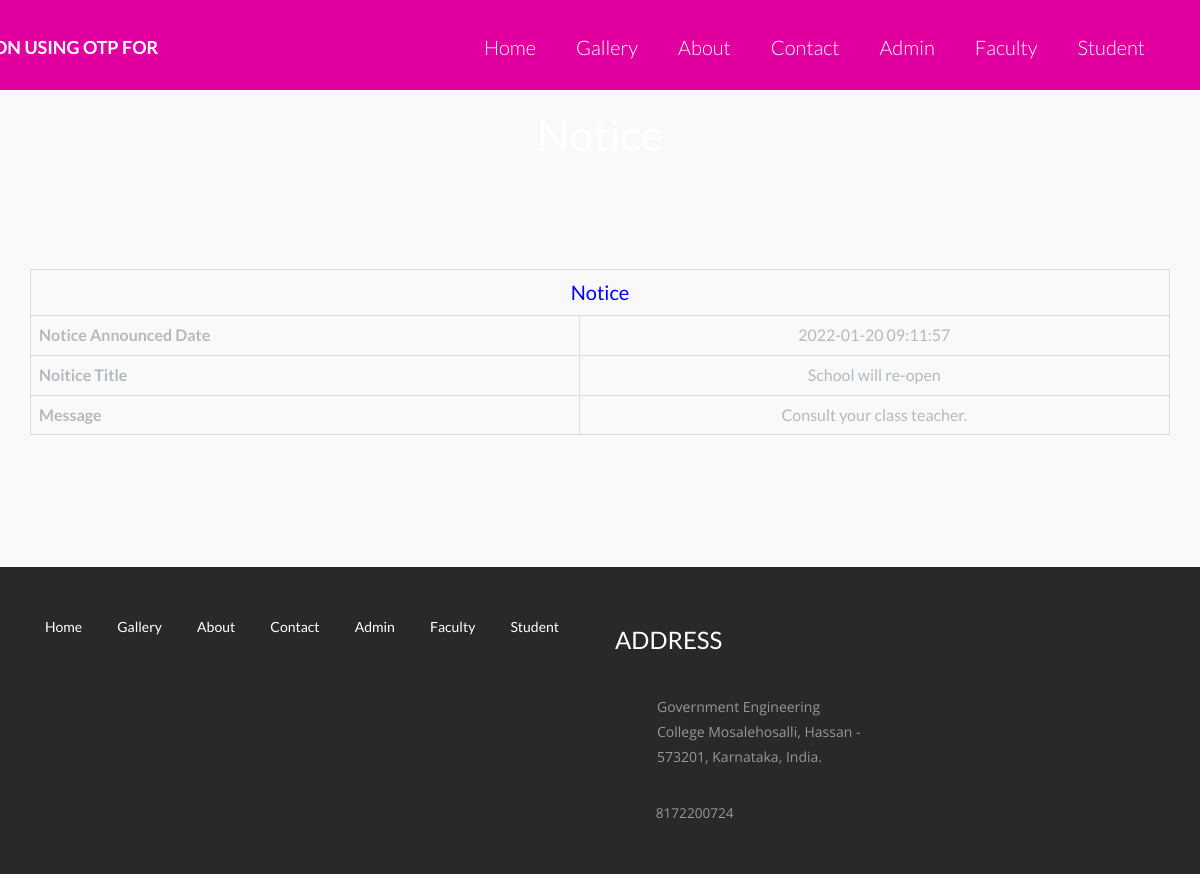
Screenshot of /view-public-notice.php?viewid=1 with the database file from the repository.
### tables this page shows
CREATE TABLE IF NOT EXISTS `tblpublicnotice` (
  `ID` int NOT NULL AUTO_INCREMENT,
  `NoticeTitle` varchar(200) DEFAULT NULL,
  `NoticeMessage` mediumtext,
  `CreationDate` timestamp NULL DEFAULT CURRENT_TIMESTAMP,
  PRIMARY KEY (`ID`)
);

CREATE TABLE IF NOT EXISTS `tblpage` (
  `ID` int NOT NULL AUTO_INCREMENT,
  `PageType` varchar(200) DEFAULT NULL,
  `PageTitle` mediumtext,
  `PageDescription` mediumtext,
  `Email` varchar(200) DEFAULT NULL,
  `MobileNumber` bigint DEFAULT NULL,
  `UpdationDate` date DEFAULT NULL,
  PRIMARY KEY (`ID`)
);

### view-public-notice.php (the view, shortened to what this page needs)
<?php
include('includes/dbconnection.php');
?>
<!doctype html>
<html>
<head>
<link href="css/bootstrap.css" rel="stylesheet" type="text/css" media="all">
<link href="css/style.css" rel="stylesheet" type="text/css"/>
<link rel="stylesheet" type="text/css" href="css/default.css" />
<link rel="stylesheet" type="text/css" href="css/component.css" />
</head>
	<body>
<?php include_once('includes/header.php');?>
<div class="banner banner5">
	<div class="container">
	<h2>Notice</h2>
	</div>
</div>
<div class="welcome">
	<div class="container">
		<table border="1" class="table table-bordered mg-b-0">
                      <?php
$vid=$_GET['viewid'];
$sql="SELECT * from tblpublicnotice where ID=:vid";
$query = $dbh -> prepare($sql);
$query->bindParam(':vid',$vid,PDO::PARAM_STR);
$query->execute();
$results=$query->fetchAll(PDO::FETCH_OBJ);
$cnt=1;
if($query->rowCount() > 0)
{
foreach($results as $row)
{               ?>
 <tr align="center" class="table-warning">
<td colspan="4" style="font-size:20px;color:blue">
 Notice</td></tr>
<tr class="table-info">
    <th>Notice Announced Date</th>
    <td><?php  echo $row->CreationDate;?></td>
  </tr>
    <tr class="table-info">
    <th>Noitice Title</th>
    <td><?php  echo $row->NoticeTitle;?></td>
  </tr>
  <tr class="table-info">
     <th>Message</th>
    <td><?php  echo $row->NoticeMessage;?></td>
  </tr>
  <?php $cnt=$cnt+1;}} ?>
</table>
	</div>
</div>
<?php include_once('includes/footer.php');?>
	</body>
</html>

### includes/header.php (shortened to what this page needs)
    <div class="header" id="home">
      <nav class="navbar navbar-default">
        <div class="container">
          <div class="navbar-header">
          <a class="navbar-brand" href="index.php" style="margin-left: -100%; "><h4><b>ID AUTHENICATION USING OTP FOR LIBRARY</b></h4></a>
          </div>
            <div class="collapse navbar-collapse" id="bs-example-navbar-collapse-2">
              <ul class="nav navbar-nav navbar-right margin-top cl-effect-2">
                <li><a href="index.php"><span data-hover="Home">Home</span></a></li>
                <li><a href="gallery.php"><span data-hover="gallery">Gallery</span></a></li>
                <li><a href="about.php"><span data-hover="About">About</span></a></li>
                <li><a href="contact.php"><span data-hover="Contact">Contact</span></a></li>
                <li><a href="admin/login.php"><span data-hover="admin">Admin</span></a></li>
                <li><a href="faculty/login.php"><span data-hover="faculty">Faculty</span></a></li>
                <li><a href="user/login.php"><span data-hover="Shortcodes">Student</span></a></li>
              </ul>
              <div class="clearfix"> </div>
            </div>
      </nav>
</div>

### includes/footer.php (shortened to what this page needs)
<div class="footer">
    <div class="container">
      <div class="col-md-6 footer-left">
        <ul>
          <li><a href="index.php">Home</a></li>
          <li><a href="gallery.php">Gallery</a></li>
          <li><a href="about.php">About</a></li>
          <li><a href="contact.php">Contact</a></li>
          <li><a href="admin/login.php">Admin</a></li>
          <li><a href="faculty/login.php">Faculty</a></li>
          <li><a href="user/login.php">Student</a></li>
        </ul>
      </div>
      <div class="col-md-3 footer-middle">
        <?php
$sql="SELECT * from tblpage where PageType='contactus'";
$query = $dbh -> prepare($sql);
$query->execute();
$results=$query->fetchAll(PDO::FETCH_OBJ);
$cnt=1;
if($query->rowCount() > 0)
{
foreach($results as $row)
{               ?>
        <h3>Address</h3>
        <div class="address">
        <a href="https://www.google.com/maps/place/Government+Engineering+college+Mosalehosalli/@12.883897,76.166888,15z/data=!4m6!3m5!1s0x3ba541118b53bce3:0xfce268fbdd872cb!8m2!3d12.8838973!4d76.1668882!16s%2Fg%2F11n09w0jcq?hl=en">  <p ><?php  echo htmlentities($row->PageDescription);?>
          </p></a>
        </div>
        <div class="phone">
          <p><?php  echo htmlentities($row->MobileNumber);?></p>
        </div>
      <?php $cnt=$cnt+1;}} ?></div>
      <div class="clearfix"> </div>
    </div>
  </div>

### css/style.css (style rules this page uses)
html, body { font-family: 'Open Sans', sans-serif; font-size: 100%; background: #FFf; }
body a { transition:0.5s all; -webkit-transition:0.5s all; -moz-transition:0.5s all; -o-transition:0.5s all; -ms-transition:0.5s all; }
h1,h2,h3,h4,h5,h6 { margin:0; }
p { margin:0; font-family: 'Open Sans', sans-serif; }
ul { margin:0; padding:0; }
.navbar-header { width: 17%; float: left; }
.header { background-color: #E1009F; border: none; padding: .6em 0em 1.8em; margin: 0; border-radius: 0; }
.navbar-default .navbar-nav > li > a { color: #fff !important; }
.navbar { min-height: 0 !important; margin-bottom: 0 !important; }
.navbar-default { background-color: #E1009F !important; border-color: #E1009F !important; }
.navbar-header a.navbar-brand { color: #fff; font-size: 3em; font-weight: 100; margin-bottom: 0; }
.navbar-nav>li>a { padding-top: 26px !important; padding-bottom: 0 !important; font-size: 20px; font-weight: 300; }
ul.nav.navbar-nav.navbar-right.margin-top { margin-top: 0px; padding:0; }
ul.nav.navbar-nav.navbar-right.margin-top li { margin:0px 10px 0px 0px; padding:0px 0px 0px 0px; }
.cl-effect-2 a { -webkit-perspective: 1000px; -moz-perspective: 1000px; perspective: 1000px; }
.banner { background:url(images/i15.jpg); background-size:cover; min-height:650px; padding-top:0em !important; text-align:center; }
ul.nav.navbar-nav.navbar-right.margin-top > li > a:before { position: absolute; content: ""; height: 50%; background: #2793FD; right: 0; width: 0%; top: 18px; z-index: -1; -webkit-transition: all 0.6s ease; -moz-transition: all 0.6s ease; -o-transition: all 0.6s ease; transition: all 0.6s ease; }
ul.nav.navbar-nav.navbar-right.margin-top > li > a:after { position: absolute; content: ""; height: 50%; background: #2793FD; right: 0; width: 0%; bottom: -8px; z-index: -1; -webkit-transition: all 0.4s ease; -moz-transition: all 0.4s ease; -o-transition: all 0.4s ease; transition: all 0.4s ease; }
.welcome { padding: 6em 0 7em; text-align: center; }
.footer { padding:3em 0; background:#292929; }
.footer-left ul { padding:0; margin:0; }
.footer-left ul li { display:inline-block; margin:0 1em; }
.footer-left ul li:nth-child(1) { margin-left:0; }
.footer-left ul li a { color:#FFF; font-size:14px; }
.footer-middle h3 { color: #FFFFFF; font-size: 1.5em; font-weight: 400; margin: 0; text-transform: uppercase; }
.address p { color: #989898; font-size: 14px; line-height: 1.8em; padding-left: 3em; margin: 2em 0 0 0; background: url(../images/location.png) no-repeat 0px 5px; }
.phone { margin-top:2em; }
.phone p { color: #989898; font-size: .85em; line-height: 1.8em; padding-left: 3em; margin: 2em 0 0 0; background: url(../images/phone.png) no-repeat 0px 0px; }
.banner5 { min-height: 83px; }
.banner5 h2 { background-image: none; color: #fff; padding-top: 21px; margin: 0; font-size: 2.7em }
.grid_5 h1, h2, h3, h4, h5, h6 { padding: 12px 0; }

### css/default.css (style rules this page uses)
*, *:after, *:before { -webkit-box-sizing: border-box; -moz-box-sizing: border-box; box-sizing: border-box; }
body, html { font-size: 100%; padding: 0; margin: 0; }
.clearfix:before, .clearfix:after { content: " "; display: table; }
.clearfix:after { clear: both; }
body { font-family: 'Lato', Calibri, Arial, sans-serif; color: #b3b9bf; background: #f9f9f9; }
a { color: #888; text-decoration: none; }

### rows the page displays
tblpublicnotice: CreationDate "2022-01-20 09:11:57", NoticeTitle "School will re-open", NoticeMessage "Consult your class teacher."
tblpage: PageDescription "Government Engineering College Mosalehosalli, Hassan - 573201, Karnataka, India.", MobileNumber "8172200724"
